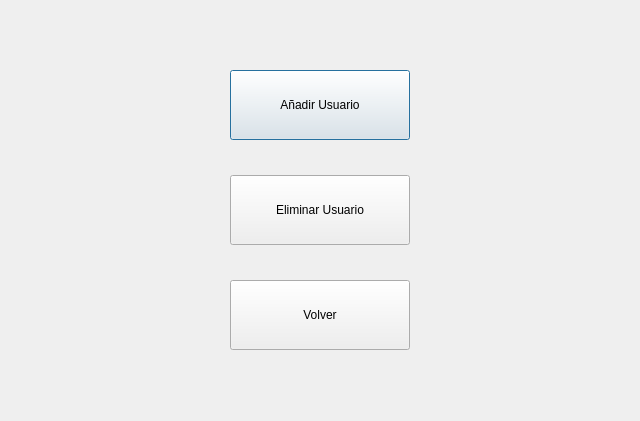
<?xml version="1.0" encoding="UTF-8"?>
<ui version="4.0">
 <class>Dialog</class>
 <widget class="QDialog" name="Dialog">
  <property name="geometry">
   <rect>
    <x>0</x>
    <y>0</y>
    <width>640</width>
    <height>421</height>
   </rect>
  </property>
  <property name="windowTitle">
   <string>Gestionar Usuarios</string>
  </property>
  <property name="windowIcon">
   <iconset>
    <normaloff>../assets/iconoLogo.jpg</normaloff>../assets/iconoLogo.jpg</iconset>
  </property>
  <widget class="QPushButton" name="botonAnadirUsuario">
   <property name="geometry">
    <rect>
     <x>230</x>
     <y>70</y>
     <width>180</width>
     <height>70</height>
    </rect>
   </property>
   <property name="text">
    <string>Añadir Usuario</string>
   </property>
  </widget>
  <widget class="QPushButton" name="botonEliminarUsuario">
   <property name="geometry">
    <rect>
     <x>230</x>
     <y>175</y>
     <width>180</width>
     <height>70</height>
    </rect>
   </property>
   <property name="text">
    <string>Eliminar Usuario</string>
   </property>
  </widget>
  <widget class="QPushButton" name="botonVolver">
   <property name="geometry">
    <rect>
     <x>230</x>
     <y>280</y>
     <width>180</width>
     <height>70</height>
    </rect>
   </property>
   <property name="text">
    <string>Volver</string>
   </property>
  </widget>
 </widget>
 <resources/>
 <connections/>
</ui>
